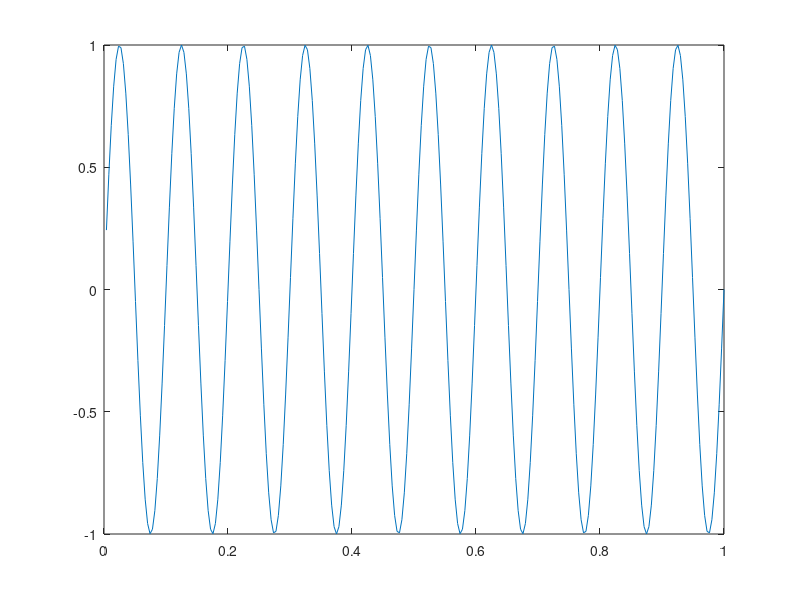
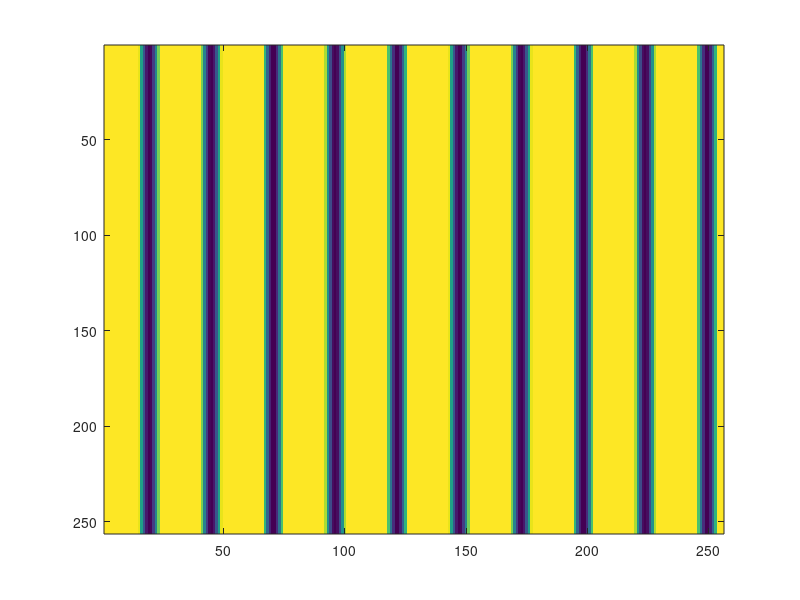

These charts were generated, in order, by the following MATLAB code: (Note: this script raises an error after producing the figures.)
% hw0_1.m
Fs = 256;
t = (1:256) /Fs;
s = sin(2*pi*10*t);
figure(1);
plot(t,s);
w=ones(256,1)*s;
figure(2);
image((w+1)*256/2);
truesize;
colormap(gray(256));